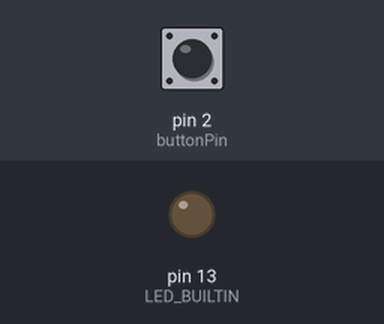
The sketch below on a simulated Arduino Uno, built with avr-gcc and run on an emulated ATmega328P. Shown: output pins drawn as LEDs (lit = HIGH). The test bench sets the inputs (shaded band); at power-on: pin 2 (buttonPin) HIGH.

Above: at 1.2 s.
1.3 s: pin 2 (buttonPin) pulled LOW for 0.15 s
At 1.37 s:
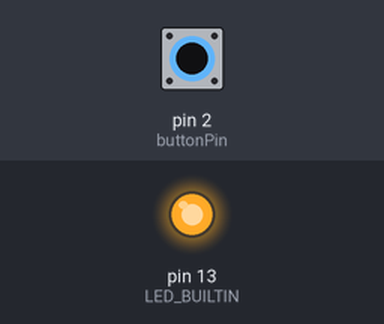
2.9 s: pin 2 (buttonPin) pulled LOW for 3.2 s
At 7.3 s:
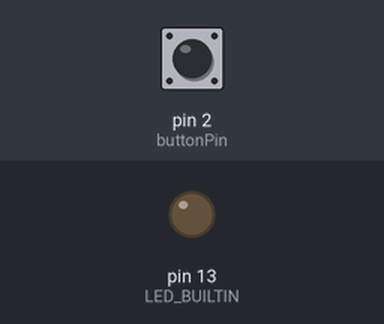
Timing chart, 0 to 8.8 s (numbered marks = the images above; inputs shaded):
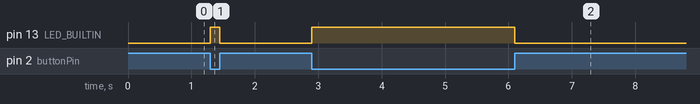

The sketch:

158.ino
```cpp
const int buttonPin = 2; // Pin number for the button

void setup() {
  // Initialize the built-in LED as an output
  pinMode(LED_BUILTIN, OUTPUT);

  // Initialize the button pin as an input with an internal pull-up resistor
  pinMode(buttonPin, INPUT_PULLUP);
}

void loop() {
  // Check the state of the button
  if (digitalRead(buttonPin) == LOW) {
    // Button is pressed (LOW state)
    digitalWrite(LED_BUILTIN, HIGH); // Turn on the LED
  } else {
    // Button is not pressed (HIGH state)
    digitalWrite(LED_BUILTIN, LOW); // Turn off the LED
  }
}
```

Measured:
- after the input at 1.3 s, pin 13 (LED_BUILTIN): LOW → HIGH at once, → LOW 0.15 s later
- after the input at 2.9 s, pin 13 (LED_BUILTIN): LOW → HIGH at once, → LOW 3.2 s later
